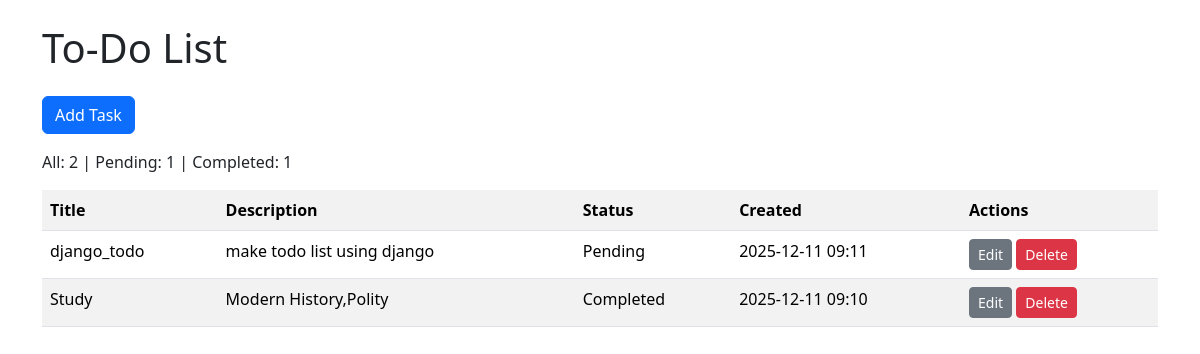
The page / on the database its author committed.
### tasks/models.py (models this page shows, shortened)
class Task(models.Model):
    STATUS_CHOICES = [
        ("Pending", "Pending"),
        ("Completed", "Completed"),
    ]
    title = models.CharField(max_length=200)
    description = models.TextField(blank=True, null=True)
    status = models.CharField(max_length=10, choices=STATUS_CHOICES, default="Pending")
    created_at = models.DateTimeField(default=timezone.now)

### tasks/views.py (the view)
# urls.py: path("", views.task_list, name="task_list"),
def task_list(request):
    tasks = Task.objects.all().order_by("-created_at")
    counts = {
        "all": tasks.count(),
        "pending": tasks.filter(status="Pending").count(),
        "completed": tasks.filter(status="Completed").count(),
    }
    return render(request, "tasks/task_list.html", {"tasks": tasks, "counts": counts})

### tasks/templates/tasks/task_list.html (shortened to what this page needs)
<!DOCTYPE html>
<html>
<head>
    <link href="https://cdn.jsdelivr.net/npm/bootstrap@5.3.3/dist/css/bootstrap.min.css" rel="stylesheet">
</head>
<body class="container py-4">
    <h1 class="mb-4">To-Do List</h1>
    <a href="{% url 'add_task' %}" class="btn btn-primary mb-3">Add Task</a>
    <p>All: {{ counts.all }} | Pending: {{ counts.pending }} | Completed: {{ counts.completed }}</p>
    <table class="table table-striped">
        <tr>
            <th>Title</th>
            <th>Description</th>
            <th>Status</th>
            <th>Created</th>
            <th>Actions</th>
        </tr>
        {% for task in tasks %}
        <tr>
            <td>{{ task.title }}</td>
            <td>{{ task.description }}</td>
            <td>{{ task.status }}</td>
            <td>{{ task.created_at|date:"Y-m-d H:i" }}</td>
            <td>
                <a href="{% url 'edit_task' task.id %}" class="btn btn-sm btn-secondary">Edit</a>
                <a href="{% url 'delete_task' task.id %}" class="btn btn-sm btn-danger">Delete</a>
            </td>
        </tr>
        {% empty %}
        <tr><td colspan="5">No tasks yet.</td></tr>
        {% endfor %}
    </table>
</body>
</html>

### rows shown on the page
Task: title "django_todo", description "make todo list using django", status "Pending", created_at "2025-12-11 09:11"
Task: title "Study", description "Modern History,Polity", status "Completed", created_at "2025-12-11 09:10"

### other values the page prints
{{ counts.all }} "2"
{{ counts.pending }} "1"
{{ counts.completed }} "1"
